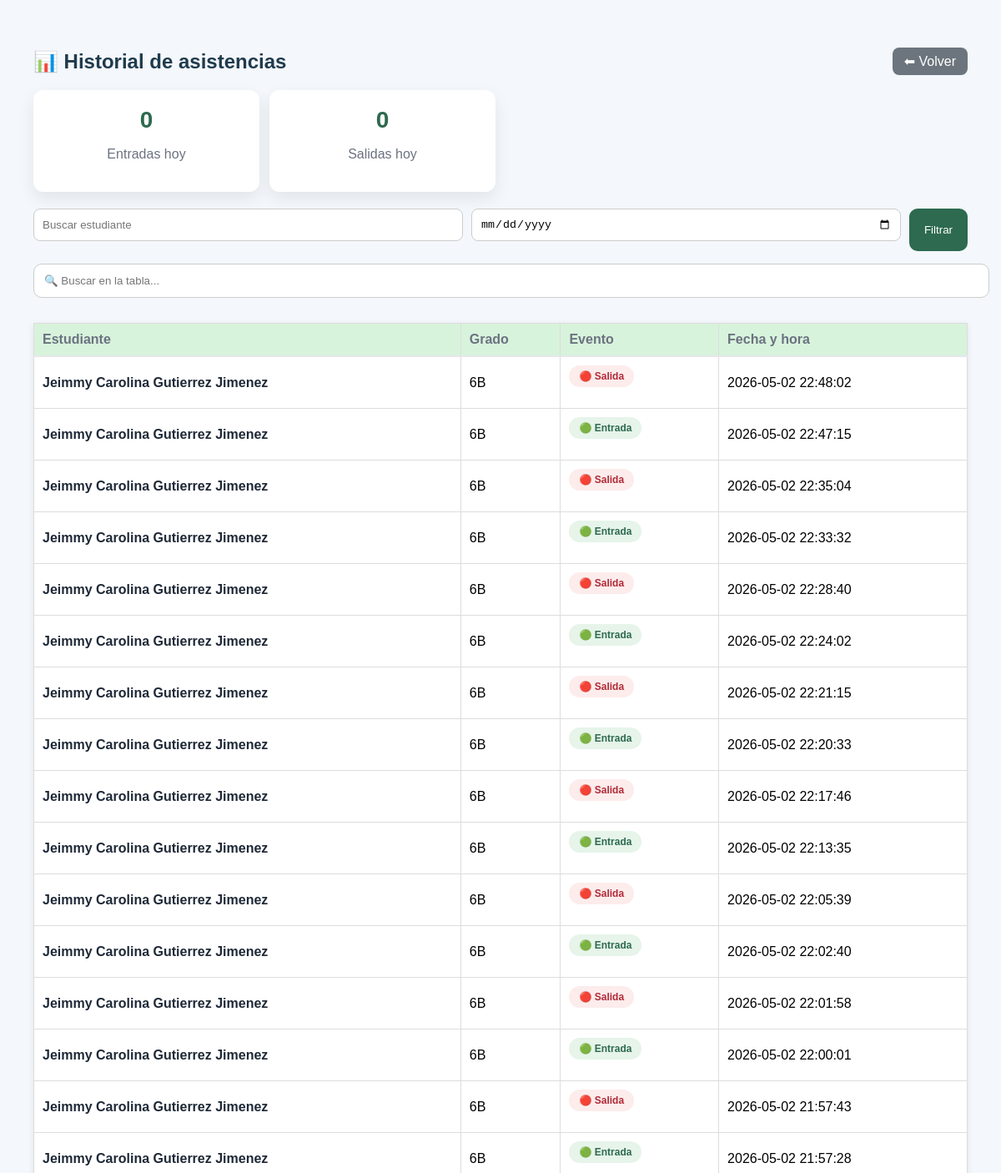
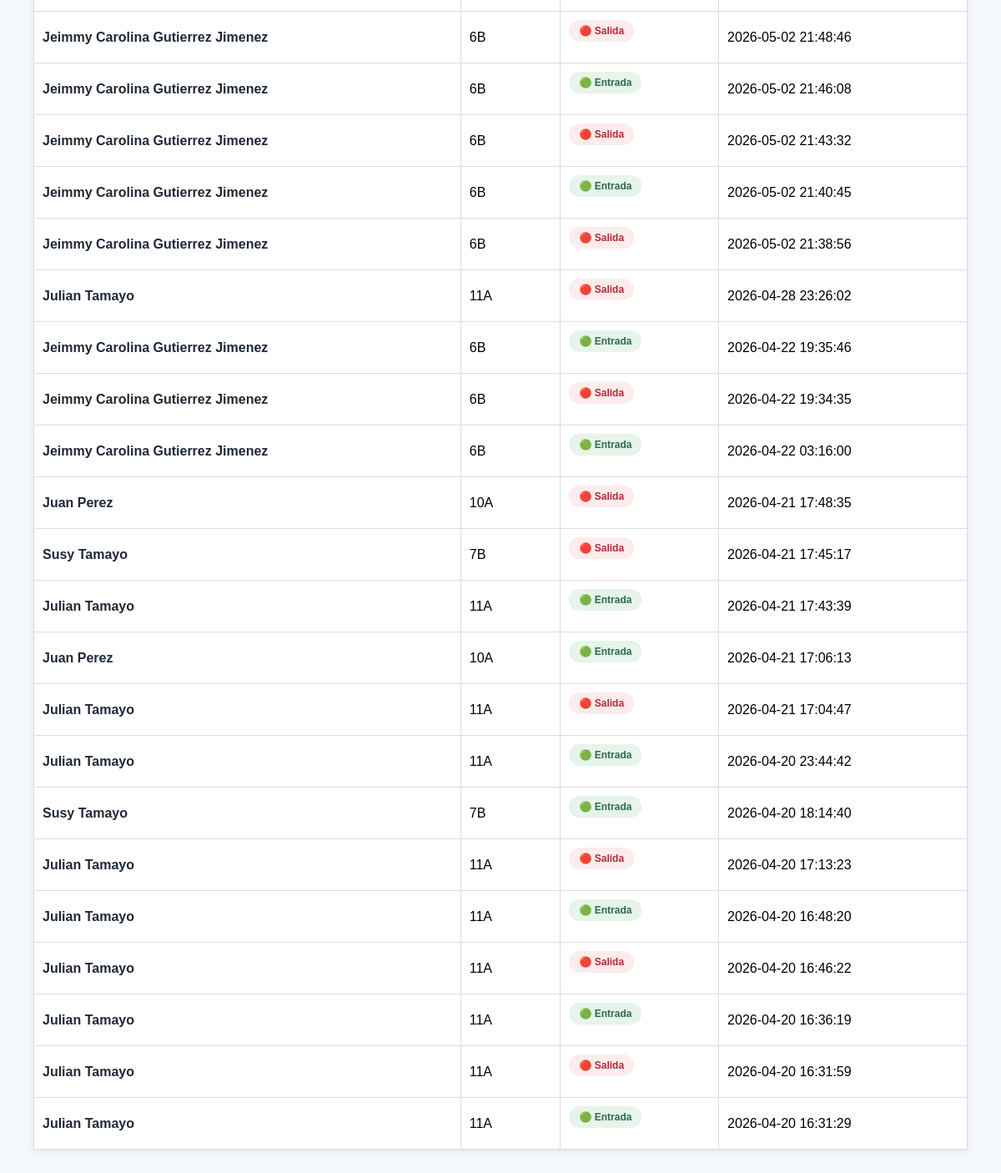
Page /coordinador/historial (signed in) on the committed database (2 pictures, top to bottom).
### tables this page shows
CREATE TABLE evento_asistencia (
    id_evento INTEGER PRIMARY KEY AUTOINCREMENT,
    id_estudiante INTEGER,
    id_punto INTEGER,
    tipo TEXT,
    timestamp DATETIME DEFAULT CURRENT_TIMESTAMP,
    estado TEXT,
    created_at DATETIME DEFAULT CURRENT_TIMESTAMP,
    FOREIGN KEY(id_estudiante) REFERENCES estudiante(id_estudiante),
    FOREIGN KEY(id_punto) REFERENCES punto_control(id_punto)
);

CREATE TABLE estudiante (
    id_estudiante INTEGER PRIMARY KEY AUTOINCREMENT,
    documento TEXT,
    nombre TEXT,
    grado TEXT,
    estado TEXT,
    qr_hash TEXT UNIQUE,
    created_at DATETIME DEFAULT CURRENT_TIMESTAMP
);

### web_app.py (the view)
@app.route("/coordinador/historial")
def ver_historial_web():
    if "rol" not in session or session["rol"] not in ["Coordinador", "Administrador", "Rectora"]:
        return redirect(url_for("login"))
    filtro_estudiante = request.args.get("estudiante", "")
    filtro_fecha = request.args.get("fecha", "")
    conn = get_connection()
    cursor = conn.cursor()
    query = """
        SELECT e.nombre, e.grado, ev.tipo, ev.timestamp
        FROM evento_asistencia ev
        JOIN estudiante e ON ev.id_estudiante = e.id_estudiante
        WHERE 1=1
    """
    params = []
    if filtro_estudiante:
        query += " AND e.nombre LIKE ?"
        params.append(f"%{filtro_estudiante}%")
    if filtro_fecha:
        query += " AND DATE(ev.timestamp) = ?"
        params.append(filtro_fecha)
    query += " ORDER BY ev.timestamp DESC"
    cursor.execute(query, params)
    historial = cursor.fetchall()
    cursor.execute("""
        SELECT COUNT(*) FROM evento_asistencia
        WHERE tipo = 'entrada' AND DATE(timestamp) = DATE('now')
    """)
    entradas_hoy = cursor.fetchone()[0]
    cursor.execute("""
        SELECT COUNT(*) FROM evento_asistencia
        WHERE tipo = 'salida' AND DATE(timestamp) = DATE('now')
    """)
    salidas_hoy = cursor.fetchone()[0]
    conn.close()
    return render_template(
        "historial.html",
        historial=historial,
        entradas_hoy=entradas_hoy,
        salidas_hoy=salidas_hoy
    )

### config.py (called while the page is built)
def get_connection():
    conn = sqlite3.connect(
        DATABASE,
        timeout=10,                # 🔥 evita bloqueo inmediato
        check_same_thread=False    # 🔥 permite múltiples accesos
    )
    conn.row_factory = sqlite3.Row
    conn.execute("PRAGMA journal_mode=WAL;")
    return conn

### templates/historial.html (shortened to what this page needs)
<!DOCTYPE html>
<html lang="es">
<head>
    <link rel="stylesheet" href="{{ url_for('static', filename='css/style.css') }}">
</head>
<body class="dashboard-body">
<div class="main-content">
    <div class="table-container">
        <div class="table-header">
            <h2>📊 Historial de asistencias</h2>
            <div class="table-actions">
                <a class="btn-back" href="{{ url_for('panel_coordinador') }}">⬅ Volver</a>
            </div>
        </div>
        <div class="dashboard-summary">
            <div class="summary-card">
                <h3>{{ entradas_hoy }}</h3>
                <p>Entradas hoy</p>
            </div>
            <div class="summary-card">
                <h3>{{ salidas_hoy }}</h3>
                <p>Salidas hoy</p>
            </div>
        </div>
        <form method="GET" class="filtros">
            <input type="text" name="estudiante" placeholder="Buscar estudiante">
            <input type="date" name="fecha">
            <button class="btn">Filtrar</button>
        </form>
        <input type="text" id="buscador" placeholder="🔍 Buscar en la tabla..." class="search-box">
        <div class="table-wrapper">
            <table class="styled-table" id="tablaHistorial">
                <thead>
                    <tr>
                        <th>Estudiante</th>
                        <th>Grado</th>
                        <th>Evento</th>
                        <th>Fecha y hora</th>
                    </tr>
                </thead>
                <tbody>
                    {% for h in historial %}
                    <tr>
                        <td class="nombre">{{ h.nombre }}</td>
                        <td>{{ h.grado }}</td>
                        <td>
                            {% if h.tipo == 'entrada' %}
                                <span class="badge entrada">🟢 Entrada</span>
                            {% else %}
                                <span class="badge salida">🔴 Salida</span>
                            {% endif %}
                        </td>
                        <td class="fecha">{{ h.timestamp }}</td>
                    </tr>
                    {% endfor %}
                </tbody>
            </table>
        </div>
    </div>
</div>
</body>
</html>

### static/css/style.css (style rules this page uses)
body { font-family: Arial, sans-serif; background: #f4f7fb; margin: 0; padding: 0; }
h1, h2 { color: #1f3b4d; }
.card-link, .btn { display: inline-block; background: #2d6a4f; color: white; text-decoration: none; padding: 14px 18px; border-radius: 10px; text-align: center; border: none; cursor: pointer; }
form input { width: 100%; padding: 12px; margin-bottom: 12px; border: 1px solid #ccc; border-radius: 8px; box-sizing: border-box; }
table { width: 100%; border-collapse: collapse; background: white; margin-top: 20px; box-shadow: 0 2px 8px rgba(0,0,0,0.08); }
table th, table td { border: 1px solid #ddd; padding: 10px; text-align: left; }
table th { background: #d8f3dc; }
.main-content { flex: 1; padding: 40px; background: #f4f7fb; }
.dashboard-summary { display: grid; grid-template-columns: repeat(4, 1fr); gap: 12px; margin-bottom: 20px; }
.summary-card { background: white; padding: 20px; border-radius: 12px; text-align: center; box-shadow: 0 8px 20px rgba(0,0,0,0.08); }
.summary-card h3 { font-size: 28px; margin: 0; color: #2d6a4f; }
.summary-card p { color: #6b7280; }
.table-header { display: flex; justify-content: space-between; align-items: center; gap: 20px; }
.btn-back { background: #6b7280; color: white; padding: 10px 14px; border-radius: 8px; text-decoration: none; }
.styled-table thead { background: transparent; color: #6b7280; border-bottom: 2px solid #e5e7eb; }
.styled-table tbody tr { border-bottom: 1px solid #f1f1f1; }
.nombre { font-weight: 600; color: #1f2937; }
.filtros { display: flex; gap: 10px; margin: 15px 0; }
.filtros input { padding: 10px; border-radius: 8px; border: 1px solid #ccc; }
.search-box { width: 100%; padding: 12px; margin-bottom: 10px; border-radius: 10px; border: 1px solid #ccc; }
.badge { padding: 6px 12px; border-radius: 20px; font-size: 13px; font-weight: bold; }
.badge.entrada { background: #e6f4ea; color: #2d6a4f; }
.badge.salida { background: #fdecec; color: #b02a37; }
.btn-back { background: #6c757d; color: white; padding: 8px 14px; border-radius: 8px; text-decoration: none; }
.badge { display: inline-block; background: #d8f3dc; color: #1b4332; padding: 6px 12px; border-radius: 20px; font-size: 12px; margin-bottom: 15px; }

### rows in the picture
evento_asistencia: nombre "Jeimmy Carolina Gutierrez Jimenez", grado "6B", tipo "🔴 Salida", timestamp "2026-05-02 22:48:02"
evento_asistencia: nombre "Jeimmy Carolina Gutierrez Jimenez", grado "6B", tipo "🟢 Entrada", timestamp "2026-05-02 22:47:15"
evento_asistencia: nombre "Jeimmy Carolina Gutierrez Jimenez", grado "6B", tipo "🔴 Salida", timestamp "2026-05-02 22:35:04"
evento_asistencia: nombre "Jeimmy Carolina Gutierrez Jimenez", grado "6B", tipo "🟢 Entrada", timestamp "2026-05-02 22:33:32"
evento_asistencia: nombre "Jeimmy Carolina Gutierrez Jimenez", grado "6B", tipo "🔴 Salida", timestamp "2026-05-02 22:28:40"
evento_asistencia: nombre "Jeimmy Carolina Gutierrez Jimenez", grado "6B", tipo "🟢 Entrada", timestamp "2026-05-02 22:24:02"
evento_asistencia: nombre "Jeimmy Carolina Gutierrez Jimenez", grado "6B", tipo "🔴 Salida", timestamp "2026-05-02 22:21:15"
evento_asistencia: nombre "Jeimmy Carolina Gutierrez Jimenez", grado "6B", tipo "🟢 Entrada", timestamp "2026-05-02 22:20:33"
evento_asistencia: nombre "Jeimmy Carolina Gutierrez Jimenez", grado "6B", tipo "🔴 Salida", timestamp "2026-05-02 22:17:46"
evento_asistencia: nombre "Jeimmy Carolina Gutierrez Jimenez", grado "6B", tipo "🟢 Entrada", timestamp "2026-05-02 22:13:35"
evento_asistencia: nombre "Jeimmy Carolina Gutierrez Jimenez", grado "6B", tipo "🔴 Salida", timestamp "2026-05-02 22:05:39"
evento_asistencia: nombre "Jeimmy Carolina Gutierrez Jimenez", grado "6B", tipo "🟢 Entrada", timestamp "2026-05-02 22:02:40"
evento_asistencia: nombre "Jeimmy Carolina Gutierrez Jimenez", grado "6B", tipo "🔴 Salida", timestamp "2026-05-02 22:01:58"
evento_asistencia: nombre "Jeimmy Carolina Gutierrez Jimenez", grado "6B", tipo "🟢 Entrada", timestamp "2026-05-02 22:00:01"
evento_asistencia: nombre "Jeimmy Carolina Gutierrez Jimenez", grado "6B", tipo "🔴 Salida", timestamp "2026-05-02 21:57:43"
evento_asistencia: nombre "Jeimmy Carolina Gutierrez Jimenez", grado "6B", tipo "🟢 Entrada", timestamp "2026-05-02 21:57:28"
evento_asistencia: nombre "Jeimmy Carolina Gutierrez Jimenez", grado "6B", tipo "🔴 Salida", timestamp "2026-05-02 21:48:46"
evento_asistencia: nombre "Jeimmy Carolina Gutierrez Jimenez", grado "6B", tipo "🟢 Entrada", timestamp "2026-05-02 21:46:08"
evento_asistencia: nombre "Jeimmy Carolina Gutierrez Jimenez", grado "6B", tipo "🔴 Salida", timestamp "2026-05-02 21:43:32"
evento_asistencia: nombre "Jeimmy Carolina Gutierrez Jimenez", grado "6B", tipo "🟢 Entrada", timestamp "2026-05-02 21:40:45"
evento_asistencia: nombre "Jeimmy Carolina Gutierrez Jimenez", grado "6B", tipo "🔴 Salida", timestamp "2026-05-02 21:38:56"
evento_asistencia: nombre "Julian Tamayo", grado "11A", tipo "🔴 Salida", timestamp "2026-04-28 23:26:02"
evento_asistencia: nombre "Jeimmy Carolina Gutierrez Jimenez", grado "6B", tipo "🟢 Entrada", timestamp "2026-04-22 19:35:46"
evento_asistencia: nombre "Jeimmy Carolina Gutierrez Jimenez", grado "6B", tipo "🔴 Salida", timestamp "2026-04-22 19:34:35"
evento_asistencia: nombre "Jeimmy Carolina Gutierrez Jimenez", grado "6B", tipo "🟢 Entrada", timestamp "2026-04-22 03:16:00"
evento_asistencia: nombre "Juan Perez", grado "10A", tipo "🔴 Salida", timestamp "2026-04-21 17:48:35"
evento_asistencia: nombre "Susy Tamayo", grado "7B", tipo "🔴 Salida", timestamp "2026-04-21 17:45:17"
evento_asistencia: nombre "Julian Tamayo", grado "11A", tipo "🟢 Entrada", timestamp "2026-04-21 17:43:39"
evento_asistencia: nombre "Juan Perez", grado "10A", tipo "🟢 Entrada", timestamp "2026-04-21 17:06:13"
evento_asistencia: nombre "Julian Tamayo", grado "11A", tipo "🔴 Salida", timestamp "2026-04-21 17:04:47"
evento_asistencia: nombre "Julian Tamayo", grado "11A", tipo "🟢 Entrada", timestamp "2026-04-20 23:44:42"
evento_asistencia: nombre "Susy Tamayo", grado "7B", tipo "🟢 Entrada", timestamp "2026-04-20 18:14:40"
evento_asistencia: nombre "Julian Tamayo", grado "11A", tipo "🔴 Salida", timestamp "2026-04-20 17:13:23"
evento_asistencia: nombre "Julian Tamayo", grado "11A", tipo "🟢 Entrada", timestamp "2026-04-20 16:48:20"
evento_asistencia: nombre "Julian Tamayo", grado "11A", tipo "🔴 Salida", timestamp "2026-04-20 16:46:22"
evento_asistencia: nombre "Julian Tamayo", grado "11A", tipo "🟢 Entrada", timestamp "2026-04-20 16:36:19"
evento_asistencia: nombre "Julian Tamayo", grado "11A", tipo "🔴 Salida", timestamp "2026-04-20 16:31:59"
evento_asistencia: nombre "Julian Tamayo", grado "11A", tipo "🟢 Entrada", timestamp "2026-04-20 16:31:29"

### other values in the picture
{{ entradas_hoy }} "0"
{{ salidas_hoy }} "0"
